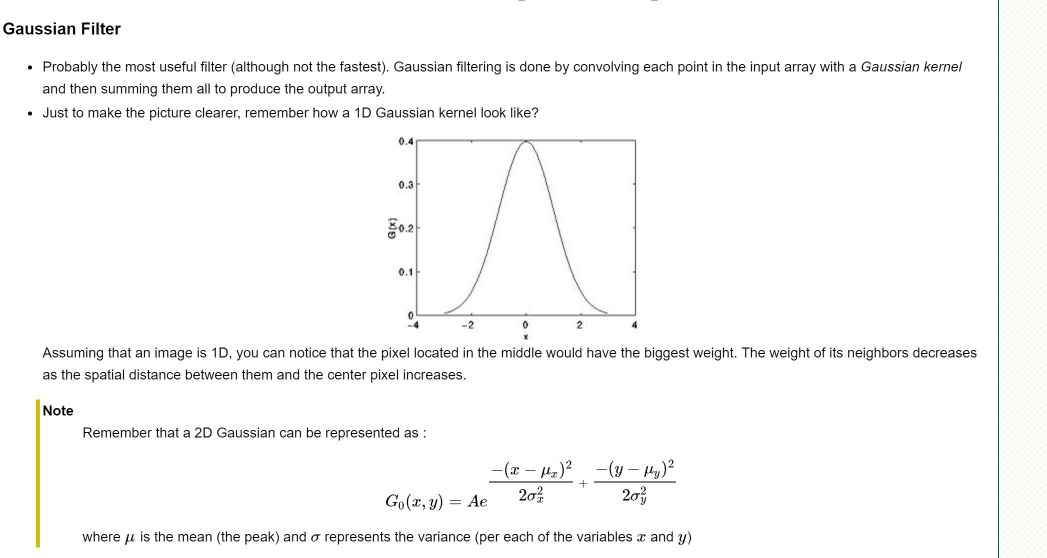
//> input picture C++/opencv/fiter/Gaussian Filter.JPG, 2093 x 1116 px, given in place of the camera (shown at 1/2 size)
$ ./cartoon   (built with g++ and OpenCV 4)
//> lines starting //> are read from the running program, lines starting //| are printed output that depends on the picture; after the words box and inside, x2 and y2 are one past the last pixel; in counts of white or black regions, pixels touching at a corner belong together
//> further down, frame is the input picture: 1116 rows x 2093 cols, CV_8UC3; mean B, G, R 248.4, 248.8, 248.7

#include "opencv2/opencv.hpp"
#include <iostream>

using namespace cv;


void cartoonToImageGray(cv::Mat & src, cv::Mat & dst){
    cv::Mat gray;
    cvtColor(src, gray,  CV_RGB2GRAY);

    medianBlur(gray, gray, 7);
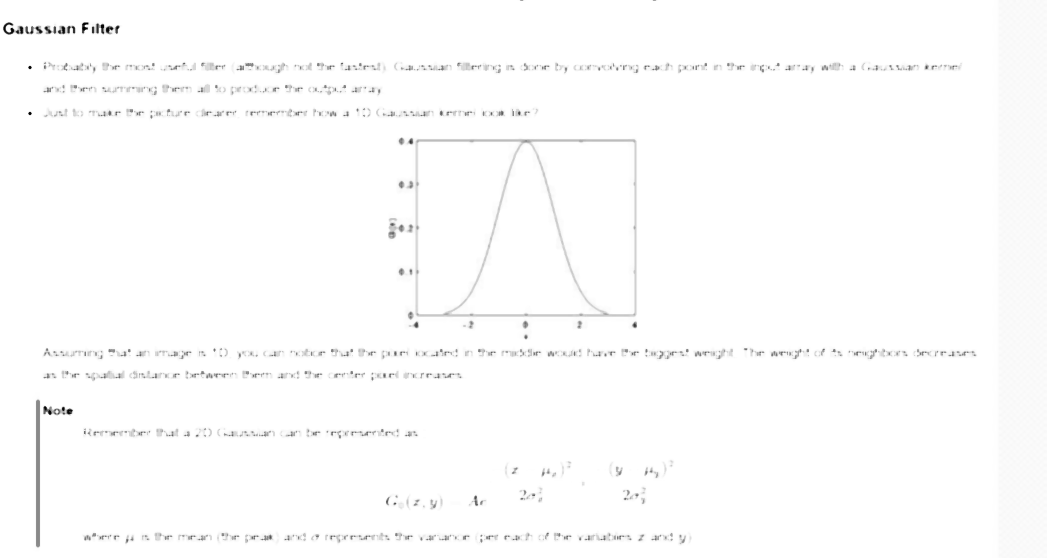
//> gray: 1116 rows x 2093 cols, CV_8UC1 (shown at 1/2 size); min 1, max 255, mean 252.5
    Mat eages;

    Laplacian(gray, eages, CV_8U, 5);
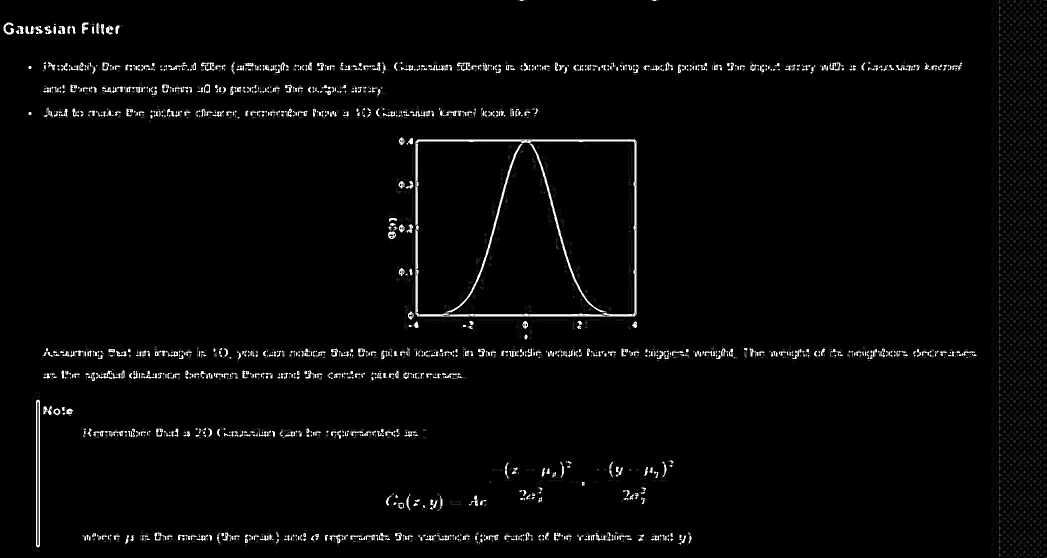
//> eages: 1116 rows x 2093 cols, CV_8UC1 (shown at 1/2 size); min 0, max 255, mean 6.3

    threshold(eages, dst, 80, 255, THRESH_BINARY_INV);
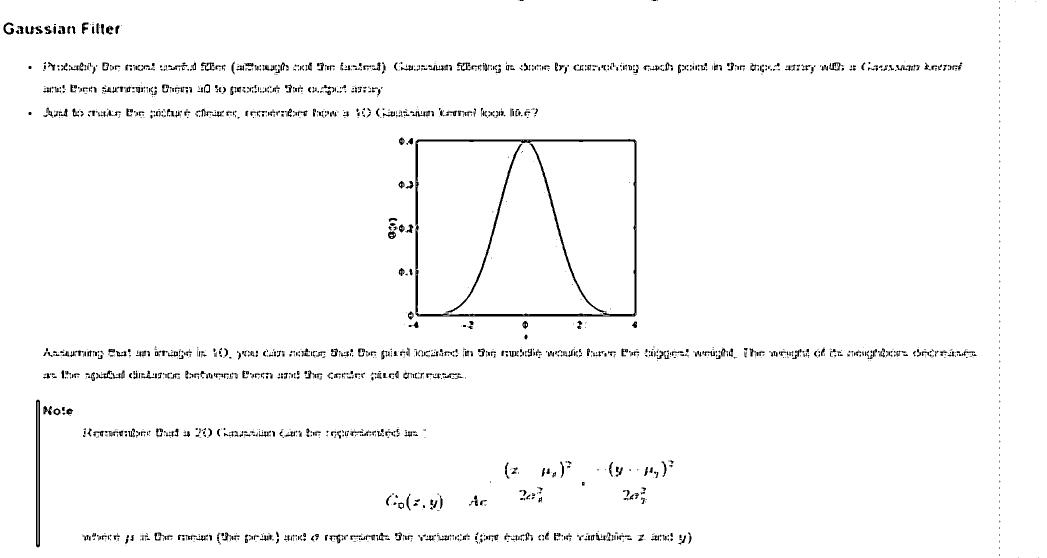
//> dst: 1116 rows x 2093 cols, CV_8UC1 (shown at 1/2 size); 97.7% white; 2032 black regions (1327 under 20 px), largest, box (x1, y1, x2, y2) and area: (831, 278, 1273, 633) 7021, (72, 799, 80, 1095) 1778, (1059, 287, 1213, 625) 1519

}

void cartoonToImageColor(cv::Mat & src, cv::Mat & dst){
    Size size = src.size();
    size.width = size.width/2;
    size.height = size.height/2;

    Mat samllImag = Mat(size,CV_8UC3);
    cv::resize(src, samllImag, size);

    cv::Mat tmp(samllImag.size(),CV_8UC3);
    for(int i = 0 ;i < 7 ;i++){
        int ksize = 9;
        bilateralFilter(samllImag, tmp, ksize, 9, 7);
        bilateralFilter(tmp, samllImag, ksize, 9, 7);

    }

    resize(samllImag,dst, src.size());

}
void face(cv::Mat & src, cv::Mat & dst){

}
int main( void )
{
    cv::VideoCapture camera;
    camera.open(0);

    if(!camera.isOpened()){
        std::cout<<"camera error"<<std::endl;
        return 0;
    }

    while(true){
        cv::Mat frame;
        camera >> frame;

        cv::Mat cartoom(frame.size(),CV_8UC3);

        cartoonToImageGray(frame,cartoom);
        //cartoonToImageColor(frame,cartoom);
        imshow("asdas", cartoom);
        waitKey(20);
    }

    return 0;
}

$ run again, on C++/opencv/fiter/Normalized Box Filter.JPG
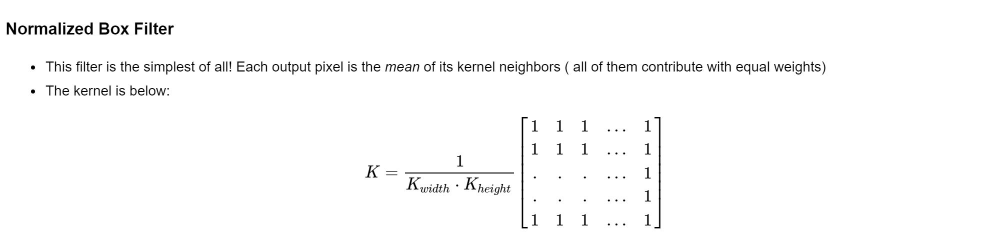
//> input picture C++/opencv/fiter/Normalized Box Filter.JPG, 1992 x 485 px, given in place of the camera (shown at 1/2 size)
//> frame is the input picture: 485 rows x 1992 cols, CV_8UC3; min 0, max 255, mean 250.5
//> in cartoonToImageGray, `Laplacian(gray, eages, CV_8U, 5);`:
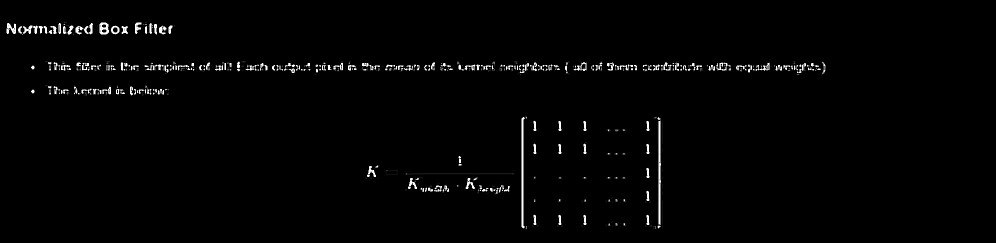
//> eages: 485 rows x 1992 cols, CV_8UC1 (shown at 1/2 size); min 0, max 255, mean 3.9
//> in cartoonToImageGray, `threshold(eages, dst, 80, 255, THRESH_BINARY_INV);`:
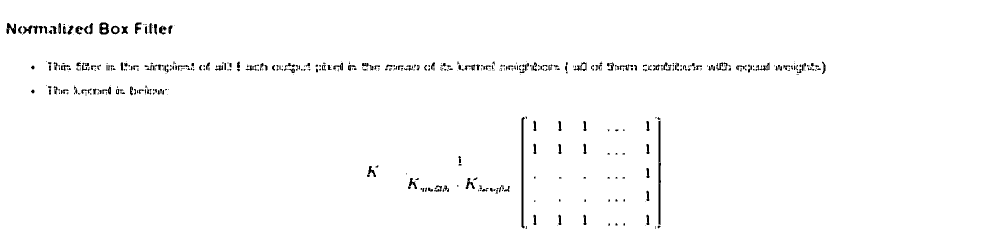
//> dst: 485 rows x 1992 cols, CV_8UC1 (shown at 1/2 size); 98.4% white; 487 black regions (288 under 20 px), largest, box (x1, y1, x2, y2) and area: (1043, 234, 1050, 457) 897, (1317, 241, 1322, 450) 836, (199, 45, 218, 69) 314
